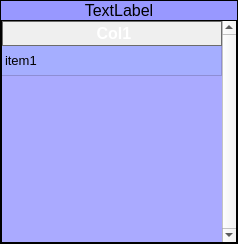
<?xml version="1.0" encoding="UTF-8"?>
<ui version="4.0">
 <class>Form</class>
 <widget class="QWidget" name="Form">
  <property name="geometry">
   <rect>
    <x>0</x>
    <y>0</y>
    <width>238</width>
    <height>244</height>
   </rect>
  </property>
  <property name="windowTitle">
   <string>Form</string>
  </property>
  <property name="styleSheet">
   <string>QHeaderView::section { 
     background-color: qlineargradient(x1:0, y1:0, x2:0, y2:1,
                                       stop:0 #616161, stop: 0.5 #505050,
                                       stop: 0.6 #434343, stop:1 #656565);
     color: white;
     padding-left: 4px;
     border: 1px solid #6c6c6c;
 }
</string>
  </property>
  <layout class="QHBoxLayout" name="horizontalLayout">
   <property name="spacing">
    <number>0</number>
   </property>
   <property name="margin">
    <number>0</number>
   </property>
   <item>
    <widget class="QFrame" name="frame">
     <property name="frameShape">
      <enum>QFrame::Box</enum>
     </property>
     <property name="frameShadow">
      <enum>QFrame::Plain</enum>
     </property>
     <property name="lineWidth">
      <number>1</number>
     </property>
     <property name="midLineWidth">
      <number>0</number>
     </property>
     <layout class="QVBoxLayout" name="verticalLayout">
      <property name="spacing">
       <number>0</number>
      </property>
      <property name="margin">
       <number>0</number>
      </property>
      <item>
       <widget class="QLabel" name="lblTableTitle">
        <property name="font">
         <font>
          <family>MS Sans Serif</family>
          <pointsize>12</pointsize>
         </font>
        </property>
        <property name="styleSheet">
         <string>background-color: rgb(152, 152, 255);</string>
        </property>
        <property name="text">
         <string>TextLabel</string>
        </property>
        <property name="alignment">
         <set>Qt::AlignCenter</set>
        </property>
        <property name="wordWrap">
         <bool>true</bool>
        </property>
       </widget>
      </item>
      <item>
       <widget class="QTableWidget" name="tblTable">
        <property name="focusPolicy">
         <enum>Qt::NoFocus</enum>
        </property>
        <property name="autoFillBackground">
         <bool>false</bool>
        </property>
        <property name="styleSheet">
         <string>background-color: rgb(170, 170, 255);</string>
        </property>
        <property name="frameShape">
         <enum>QFrame::Box</enum>
        </property>
        <property name="frameShadow">
         <enum>QFrame::Plain</enum>
        </property>
        <property name="lineWidth">
         <number>1</number>
        </property>
        <property name="verticalScrollBarPolicy">
         <enum>Qt::ScrollBarAlwaysOn</enum>
        </property>
        <property name="horizontalScrollBarPolicy">
         <enum>Qt::ScrollBarAsNeeded</enum>
        </property>
        <property name="editTriggers">
         <set>QAbstractItemView::DoubleClicked|QAbstractItemView::EditKeyPressed</set>
        </property>
        <property name="tabKeyNavigation">
         <bool>false</bool>
        </property>
        <property name="showDropIndicator" stdset="0">
         <bool>false</bool>
        </property>
        <property name="dragDropOverwriteMode">
         <bool>false</bool>
        </property>
        <property name="alternatingRowColors">
         <bool>false</bool>
        </property>
        <property name="selectionMode">
         <enum>QAbstractItemView::NoSelection</enum>
        </property>
        <property name="selectionBehavior">
         <enum>QAbstractItemView::SelectRows</enum>
        </property>
        <property name="verticalScrollMode">
         <enum>QAbstractItemView::ScrollPerItem</enum>
        </property>
        <property name="showGrid">
         <bool>true</bool>
        </property>
        <property name="rowCount">
         <number>1</number>
        </property>
        <property name="columnCount">
         <number>1</number>
        </property>
        <attribute name="horizontalHeaderVisible">
         <bool>true</bool>
        </attribute>
        <attribute name="horizontalHeaderCascadingSectionResizes">
         <bool>false</bool>
        </attribute>
        <attribute name="horizontalHeaderDefaultSectionSize">
         <number>100</number>
        </attribute>
        <attribute name="horizontalHeaderHighlightSections">
         <bool>false</bool>
        </attribute>
        <attribute name="horizontalHeaderStretchLastSection">
         <bool>true</bool>
        </attribute>
        <attribute name="verticalHeaderVisible">
         <bool>false</bool>
        </attribute>
        <attribute name="verticalHeaderHighlightSections">
         <bool>false</bool>
        </attribute>
        <row>
         <property name="text">
          <string>Row 0</string>
         </property>
        </row>
        <column>
         <property name="text">
          <string>Col1</string>
         </property>
         <property name="font">
          <font>
           <family>Arial</family>
           <pointsize>12</pointsize>
           <weight>75</weight>
           <bold>true</bold>
          </font>
         </property>
         <property name="textAlignment">
          <set>AlignHCenter|AlignVCenter|AlignCenter</set>
         </property>
        </column>
        <item row="0" column="0">
         <property name="text">
          <string>item1</string>
         </property>
         <property name="font">
          <font>
           <family>Arial</family>
           <pointsize>10</pointsize>
           <weight>50</weight>
           <bold>false</bold>
           <underline>false</underline>
           <kerning>true</kerning>
          </font>
         </property>
         <property name="background">
          <brush brushstyle="SolidPattern">
           <color alpha="255">
            <red>165</red>
            <green>174</green>
            <blue>255</blue>
           </color>
          </brush>
         </property>
         <property name="flags">
          <set>ItemIsSelectable|ItemIsEnabled</set>
         </property>
        </item>
       </widget>
      </item>
     </layout>
    </widget>
   </item>
  </layout>
 </widget>
 <resources/>
 <connections/>
</ui>
